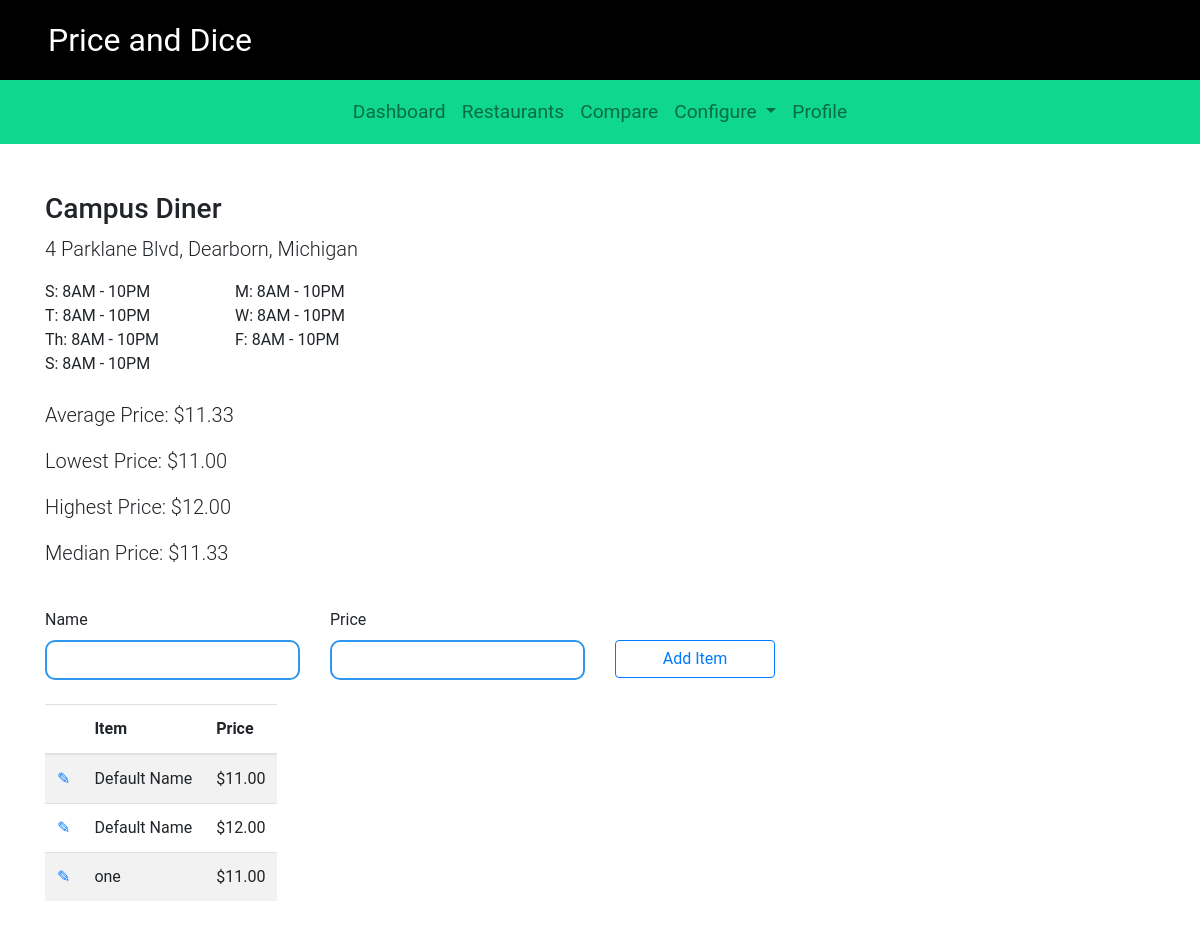
Page /campus/1/ on the earlier database version.
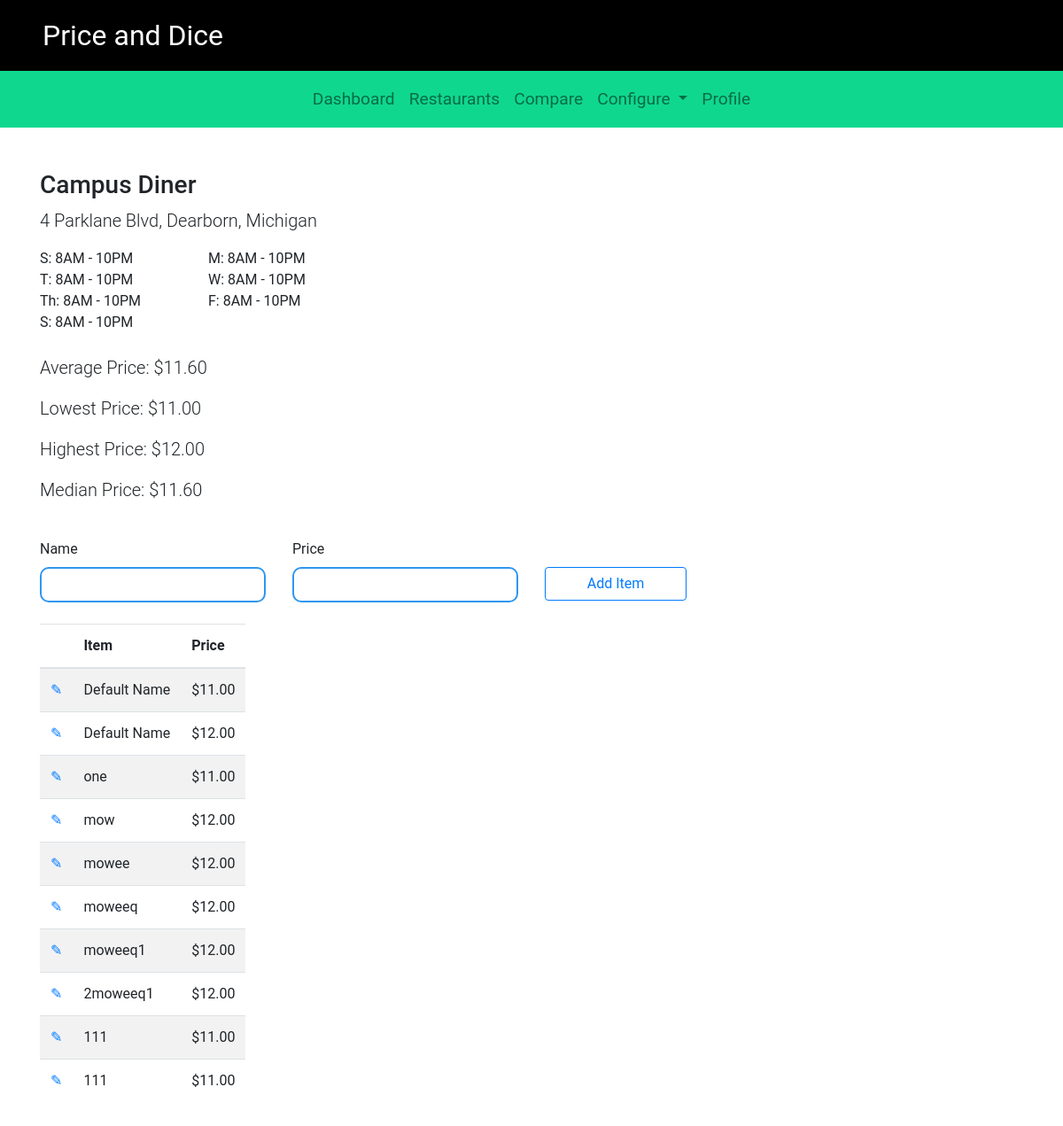
Same page on the later database version.
### campus/models.py (models this page shows, shortened)
class Restaurant(models.Model):
    name = models.CharField(max_length=200)
    location = models.CharField(max_length=200)
    phone_number = models.CharField(max_length=20, default='(xxx) xxx-xxxx')
    sunday = models.CharField(max_length=20, default=DEFAULT_HOURS)
    monday = models.CharField(max_length=20, default=DEFAULT_HOURS)
    tuesday = models.CharField(max_length=20, default=DEFAULT_HOURS)
    wednesday = models.CharField(max_length=20, default=DEFAULT_HOURS)
    thursday = models.CharField(max_length=20, default=DEFAULT_HOURS)
    friday = models.CharField(max_length=20, default=DEFAULT_HOURS)
    saturday = models.CharField(max_length=20, default=DEFAULT_HOURS)
    item_list = models.ManyToManyField(Item)
    def get_average_price(self):
        item_list = self.item_list.all()
        if not item_list:
            return 'N/A'
        else:
            num_item_list =  0
            total_price = 0
            for i in item_list:
                num_item_list += 1
                total_price += i.price
            return float(total_price / num_item_list)
    def get_min_price(self):
        item_list = self.item_list.all()
        if not item_list:
            return 'N/A'
        else:
            min_price = item_list[0].price
            for i in item_list:
                if i.price < min_price:
                    min_price = i.price
            return min_price
    def get_max_price(self):
        item_list = self.item_list.all()
        if not item_list:
            return 'N/A'
        else:
            max_price = item_list[0].price
            for i in item_list:
                if i.price > max_price:
                    max_price = i.price
            return max_price

class Item(models.Model):
    price = models.FloatField(default=0)
    name = models.CharField(max_length=50)

### campus/views.py (the view)
# urls.py: path('<int:restaurant_id>/', views.restaurant_detail, name='restaurant_detail'),
def restaurant_detail(request, restaurant_id):
    try:
        restaurant = Restaurant.objects.get(pk=restaurant_id)
    except Restaurant.DoesNotExist:
        raise Http404("Restaurant does not exist")
    return render(request, 'campus/restaurant-detail.html', {'restaurant': restaurant})

### campus/templates/campus/restaurant-detail.html (shortened to what this page needs)
{% extends "./base.html" %}
{% block restautant_detail_list}
{% block body %}
<div class="container content-top">
    <div class="row">
        <div class="col-lg-6">
            <h3>{{restaurant.name}}</h3>
        </div>
    </div>
    <div class="row">
        <div class="col-lg-6">
            <p class="lead">{{restaurant.location}}</p>
        </div>
    </div>
    <div class="row">
        <div class="col-lg-2">
            S: {{restaurant.sunday}}
        </div>
        <div class="col-lg-2">
            M: {{restaurant.monday}}
        </div>
    </div>
    <div class="row">
        <div class="col-lg-2">
            T: {{restaurant.tuesday}}
        </div>
        <div class="col-lg-2">
            W: {{restaurant.wednesday}}
        </div>
    </div>
    <div class="row">
        <div class="col-lg-2">
            Th: {{restaurant.thursday}}
        </div>
        <div class="col-lg-2">
            F: {{restaurant.friday}}
        </div>
    </div>
    <div class="row">
        <div class="col-lg-2">
            S: {{restaurant.saturday}}
        </div>
    </div>
    <br>
    <div class="row">
        <div class="col-lg-3">
            <p class="lead">Average Price:
                {% if restaurant.get_average_price != 'N/A' %}
                ${{restaurant.get_average_price | floatformat:2}}
                {% else %}
                {{restaurant.get_average_price}}
                {% endif %}
            </p>
        </div>
    </div>
    <div class="row">
            <div class="col-lg-6">
                <p class="lead">Lowest Price:
                    {% if restaurant.get_min_price != 'N/A' %}
                    ${{restaurant.get_min_price | floatformat:2}}
                    {% else %}
                    {{restaurant.get_min_price}}
                    {% endif %}
                </p>
            </div>
    </div>
    <div class="row">
            <div class="col-lg-6">
                <p class="lead">Highest Price:
                    {% if restaurant.get_max_price != 'N/A' %}
                    ${{restaurant.get_max_price | floatformat:2}}
                    {% else %}
                    {{restaurant.get_max_price}}
                    {% endif %}
                </p>
            </div>
    </div>
    <div class="row">
            <div class="col-lg-6">
                <p class="lead">Median Price:
                    {% if restaurant.get_average_price != 'N/A' %}
                    ${{restaurant.get_average_price | floatformat:2}}
                    {% else %}
                    {{restaurant.get_average_price}}
                    {% endif %}
                </p>
            </div>
    </div>
    <br>
    <form method="GET" action="{% url 'campus:add_item' %}">
        <div class="row">
            <div class="col-lg-3">
                <label for="item_name">Name</label>
                <input type="text" class="form-control blue-input"
                name="item_name" id="item_name">
            </div>
            <div class="col-lg-3">
                <label for="item_price">Price</label>
                <input type="number" class="form-control blue-input"
                name="item_price" id="item_price">
            </div>
            <div class="col-lg-2">
                <input type="submit" class="btn btn-outline-primary form-control"
                id="add_item_btn" value="Add Item">
            </div>
        </div>
    </form>
    <br>
    <div class="row">
        <div class="col-lg-12">
                <table class="table table-hover table-responsive table-striped">
                    <thead>
                        <tr>
                            <th></th>
                            <th>Item</th>
                            <th>Price</th>
                        </tr>
                    </thead>
                    <tbody>
                        {% for item in restaurant.item_list.all %}
                        <tr>
                            <td><a href="{% url 'campus:edit_item' item.id restaurant.id %}">&#9998;</a></td>
                            <td>{{item.name}}</td>
                            <td>${{item.price |floatformat:2}}</td>
                        </tr>
                        {% endfor %}
                    </tbody>
                </table>
        </div>
    </div>
    <div class="row">
        <div class="col-lg-12">
            <div id="map" class="map"></div>
        </div>
    </div>
    <br>
</div>
{% endblock %}

### campus/templates/campus/base.html (shortened to what this page needs)
{% load static %}
<!DOCTYPE html>
<html>
    <head>
        <link
            rel="stylesheet"
            href="https://maxcdn.bootstrapcdn.com/bootstrap/4.0.0/css/bootstrap.min.css"
>
		<link rel="stylesheet" href="https://use.fontawesome.com/releases/v5.7.2/css/all.css"
>
        <link rel="stylesheet" type="text/css" href="{% static 'campus/style.css' %}">
        <link rel="stylesheet" type="text/css" href="{% static 'campus/header.css' %}">
        <link rel="stylesheet" type="text/css" href="{% static 'campus/navbar.css' %}">
        <link rel="stylesheet" type="text/css" href="{% static 'campus/inputs.css' %}">
        <link rel="stylesheet" type="text/css" href="{% static 'campus/buttons.css' %}">
    </head>
    <body>
        <div class="header-dark">
            <div class="header-text">
                Price and Dice
            </div>
        </div>
        <nav class="navbar navbar-expand-lg navbar-light navbar-light-green">
            <div class="collapse navbar-collapse" id="navbarSupportedContent">
                <ul class="navbar-nav ml-auto mr-auto">
                    {% block dashboard_link %}
                    <li class="nav-item">
                        <a class="nav-link" href="{% url 'campus:index' %}">Dashboard<span class="sr-only">(current)</span></a>
                    </li>
                    {% endblock %}
                    {% block restaurant_list_link %}
                    <li class="nav-item">
                        <a class="nav-link" href="{% url 'campus:restaurant_list' %}">Restaurants</a>
                    </li>
                    {% endblock %}
                    {% block compare_restaurants_link %}
                    <li class="nav-item">
                        <a class="nav-link" href="{% url 'campus:compare_restaurants' %}">Compare</a>
                    </li>
                    {% endblock %}
                    {% block  configure_dropdown_link %}
                    <li class="nav-item dropdown">
                        <a class="nav-link dropdown-toggle" href="#" id="navbarDropdown" role="button" data-toggle="dropdown" aria-haspopup="true" aria-expanded="false">
                        Configure
                        </a>
                    </li>
                    {% endblock %}
                    {% block user_profile_link %}
                    <li class="nav-item">
                        <a class="nav-link" href="{% url 'campus:user_profile' %}">Profile</a>
                    </li>
                    {% endblock %}
                </ul>
            </div>
        </nav>
        {% block body %}
        {% endblock %}
    </body>
</html>

### campus/static/campus/style.css (style rules this page uses)
body { font-family: 'Roboto', sans-serif; }
.map { height: 425px; }
.content-top { margin-top: 3rem; }

### campus/static/campus/header.css (style rules this page uses)
div.header-dark { background-color: black; height: 5rem; }
div.header-dark div.header-text { color: white; font-size: 2rem; margin-left: 3rem; padding-top: 1rem; }

### campus/static/campus/navbar.css (style rules this page uses)
nav.navbar { padding: 0rem; height: 4rem; }
nav.navbar-light-green { background-color: #0FD88E; }
li.nav-item a.nav-link { display: block; height: 4rem; padding-top: 1.1rem; font-size: 1.2rem; }

### campus/static/campus/inputs.css (style rules this page uses)
.blue-input { border: 2px solid #2F96EF; border-radius: 10px; }

Differences in the rows shown:
computed for Restaurant "Campus Diner": get_average_price "11.33" → "11.60"
added Item: name "mow", price "12.00"
added Item: name "mowee", price "12.00"
added Item: name "moweeq", price "12.00"
added Item: name "moweeq1", price "12.00"
added Item: name "2moweeq1", price "12.00"
added Item: name "111", price "11.00"
added Item: name "111", price "11.00"
